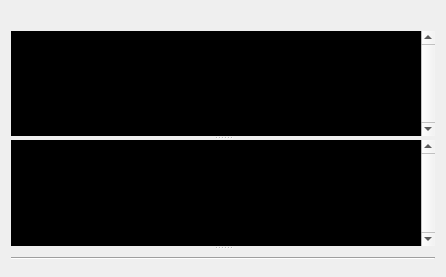
<?xml version="1.0" encoding="UTF-8"?>
<ui version="4.0">
 <class>Form</class>
 <widget class="QWidget" name="Form">
  <property name="geometry">
   <rect>
    <x>0</x>
    <y>0</y>
    <width>446</width>
    <height>277</height>
   </rect>
  </property>
  <property name="windowTitle">
   <string>Form</string>
  </property>
  <layout class="QGridLayout" name="gridLayout">
   <item row="0" column="0">
    <layout class="QVBoxLayout" name="verticalLayout">
     <item>
      <widget class="QLabel" name="label_plugin_output">
       <property name="text">
        <string>&lt;placeholderOutputPlugin&gt;</string>
       </property>
      </widget>
     </item>
     <item>
      <widget class="QSplitter" name="splitter">
       <property name="orientation">
        <enum>Qt::Vertical</enum>
       </property>
       <widget class="QTextBrowser" name="output_area_std">
        <property name="palette">
         <palette>
          <active>
           <colorrole role="Text">
            <brush brushstyle="SolidPattern">
             <color alpha="255">
              <red>0</red>
              <green>185</green>
              <blue>0</blue>
             </color>
            </brush>
           </colorrole>
           <colorrole role="BrightText">
            <brush brushstyle="SolidPattern">
             <color alpha="255">
              <red>0</red>
              <green>255</green>
              <blue>0</blue>
             </color>
            </brush>
           </colorrole>
           <colorrole role="Base">
            <brush brushstyle="SolidPattern">
             <color alpha="255">
              <red>0</red>
              <green>0</green>
              <blue>0</blue>
             </color>
            </brush>
           </colorrole>
          </active>
          <inactive>
           <colorrole role="Text">
            <brush brushstyle="SolidPattern">
             <color alpha="255">
              <red>0</red>
              <green>185</green>
              <blue>0</blue>
             </color>
            </brush>
           </colorrole>
           <colorrole role="BrightText">
            <brush brushstyle="SolidPattern">
             <color alpha="255">
              <red>0</red>
              <green>255</green>
              <blue>0</blue>
             </color>
            </brush>
           </colorrole>
           <colorrole role="Base">
            <brush brushstyle="SolidPattern">
             <color alpha="255">
              <red>0</red>
              <green>0</green>
              <blue>0</blue>
             </color>
            </brush>
           </colorrole>
          </inactive>
          <disabled>
           <colorrole role="Text">
            <brush brushstyle="SolidPattern">
             <color alpha="255">
              <red>69</red>
              <green>69</green>
              <blue>69</blue>
             </color>
            </brush>
           </colorrole>
           <colorrole role="BrightText">
            <brush brushstyle="SolidPattern">
             <color alpha="255">
              <red>0</red>
              <green>255</green>
              <blue>0</blue>
             </color>
            </brush>
           </colorrole>
           <colorrole role="Base">
            <brush brushstyle="SolidPattern">
             <color alpha="255">
              <red>212</red>
              <green>208</green>
              <blue>200</blue>
             </color>
            </brush>
           </colorrole>
          </disabled>
         </palette>
        </property>
        <property name="font">
         <font>
          <family>Courier</family>
          <pointsize>12</pointsize>
          <stylestrategy>NoAntialias</stylestrategy>
         </font>
        </property>
        <property name="cursor" stdset="0">
         <cursorShape>IBeamCursor</cursorShape>
        </property>
        <property name="acceptDrops">
         <bool>false</bool>
        </property>
        <property name="toolTip">
         <string extracomment="StdOut"/>
        </property>
        <property name="frameShape">
         <enum>QFrame::NoFrame</enum>
        </property>
        <property name="verticalScrollBarPolicy">
         <enum>Qt::ScrollBarAlwaysOn</enum>
        </property>
        <property name="lineWrapColumnOrWidth">
         <number>4</number>
        </property>
        <property name="openExternalLinks">
         <bool>true</bool>
        </property>
       </widget>
       <widget class="QTextBrowser" name="output_area_err">
        <property name="palette">
         <palette>
          <active>
           <colorrole role="Text">
            <brush brushstyle="SolidPattern">
             <color alpha="255">
              <red>255</red>
              <green>128</green>
              <blue>0</blue>
             </color>
            </brush>
           </colorrole>
           <colorrole role="BrightText">
            <brush brushstyle="SolidPattern">
             <color alpha="255">
              <red>255</red>
              <green>255</green>
              <blue>0</blue>
             </color>
            </brush>
           </colorrole>
           <colorrole role="Base">
            <brush brushstyle="SolidPattern">
             <color alpha="255">
              <red>0</red>
              <green>0</green>
              <blue>0</blue>
             </color>
            </brush>
           </colorrole>
          </active>
          <inactive>
           <colorrole role="Text">
            <brush brushstyle="SolidPattern">
             <color alpha="255">
              <red>255</red>
              <green>128</green>
              <blue>0</blue>
             </color>
            </brush>
           </colorrole>
           <colorrole role="BrightText">
            <brush brushstyle="SolidPattern">
             <color alpha="255">
              <red>255</red>
              <green>255</green>
              <blue>0</blue>
             </color>
            </brush>
           </colorrole>
           <colorrole role="Base">
            <brush brushstyle="SolidPattern">
             <color alpha="255">
              <red>0</red>
              <green>0</green>
              <blue>0</blue>
             </color>
            </brush>
           </colorrole>
          </inactive>
          <disabled>
           <colorrole role="Text">
            <brush brushstyle="SolidPattern">
             <color alpha="255">
              <red>69</red>
              <green>69</green>
              <blue>69</blue>
             </color>
            </brush>
           </colorrole>
           <colorrole role="BrightText">
            <brush brushstyle="SolidPattern">
             <color alpha="255">
              <red>255</red>
              <green>255</green>
              <blue>0</blue>
             </color>
            </brush>
           </colorrole>
           <colorrole role="Base">
            <brush brushstyle="SolidPattern">
             <color alpha="255">
              <red>212</red>
              <green>208</green>
              <blue>200</blue>
             </color>
            </brush>
           </colorrole>
          </disabled>
         </palette>
        </property>
        <property name="font">
         <font>
          <family>Courier</family>
          <pointsize>12</pointsize>
          <weight>50</weight>
          <bold>false</bold>
          <stylestrategy>NoAntialias</stylestrategy>
         </font>
        </property>
        <property name="cursor" stdset="0">
         <cursorShape>IBeamCursor</cursorShape>
        </property>
        <property name="acceptDrops">
         <bool>false</bool>
        </property>
        <property name="toolTip">
         <string extracomment="StdErr"/>
        </property>
        <property name="frameShape">
         <enum>QFrame::NoFrame</enum>
        </property>
        <property name="verticalScrollBarPolicy">
         <enum>Qt::ScrollBarAlwaysOn</enum>
        </property>
        <property name="lineWrapColumnOrWidth">
         <number>4</number>
        </property>
        <property name="openExternalLinks">
         <bool>true</bool>
        </property>
       </widget>
       <widget class="Line" name="line">
        <property name="orientation">
         <enum>Qt::Horizontal</enum>
        </property>
       </widget>
      </widget>
     </item>
    </layout>
   </item>
  </layout>
 </widget>
 <resources/>
 <connections/>
</ui>
